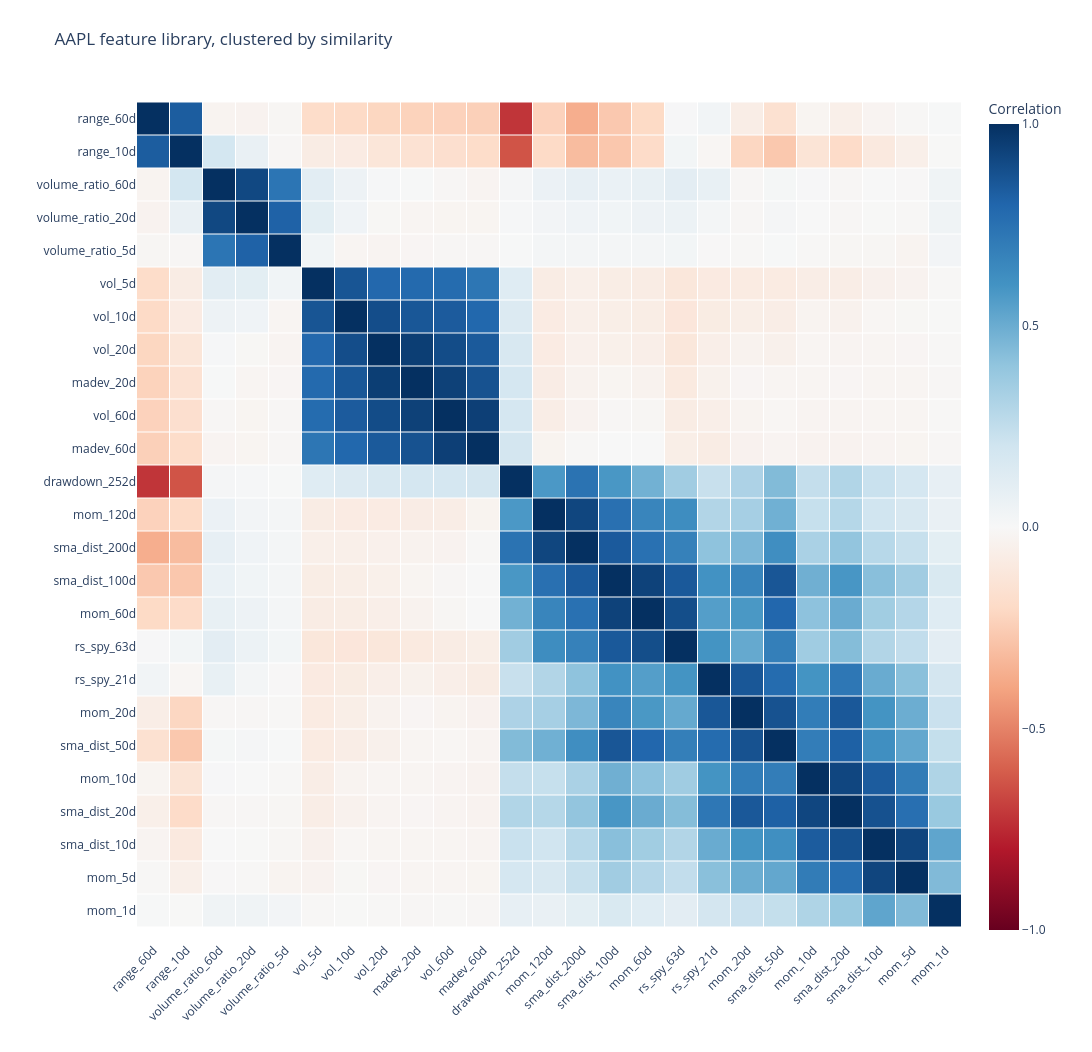

The notebook cell this image was saved under:
### Markdown cell above
## Cluster the matrix

`cluster=True` reorders rows and columns by hierarchical clustering, so features that behave alike become adjacent and redundancy shows up as solid blocks along the diagonal. Values are hidden automatically once a matrix grows past the point where text stays readable; hover any cell for the exact number.

The blocks below are the point of the exercise: the volatility measures (`vol_*`, `madev_*`) collapse into one nearly interchangeable group, the trend and momentum family forms a second, and volume ratios form a third that is largely independent of price direction.

### Code cell
fig = q.plot.correlation_heatmap(
    features,
    cluster=True,
    title="AAPL feature library, clustered by similarity",
)
fig.show()

### Figure 1 — Plotly figure (JSON) as saved in the notebook; plotly's stock layout.template omitted (floating-point values rounded to 4 significant figures; data arrays with more than 128 entries replaced by an {"elided": "..."} marker saying what was removed)
{"data": [{"colorbar": {"tickformat": ".1f", "title": {"text": "Correlation"}}, "colorscale": [[0, "rgb(103,0,31)"], [0.1, "rgb(178,24,43)"], [0.2, "rgb(214,96,77)"], [0.3, "rgb(244,165,130)"], [0.4, "rgb(253,219,199)"], [0.5, "rgb(247,247,247)"], [0.6, "rgb(209,229,240)"], [0.7, "rgb(146,197,222)"], [0.8, "rgb(67,147,195)"], [0.9, "rgb(33,102,172)"], [1, "rgb(5,48,97)"]], "hoverongaps": false, "hovertemplate": "%{y}<br>%{x}<br>Correlation %{z:.2f}<extra></extra>", "type": "heatmap", "x": ["range_60d", "range_10d", "volume_ratio_60d", "volume_ratio_20d", "volume_ratio_5d", "vol_5d", "vol_10d", "vol_20d", "madev_20d", "vol_60d", "madev_60d", "drawdown_252d", "mom_120d", "sma_dist_200d", "sma_dist_100d", "mom_60d", "rs_spy_63d", "rs_spy_21d", "mom_20d", "sma_dist_50d", "mom_10d", "sma_dist_20d", "sma_dist_10d", "mom_5d", "mom_1d"], "xgap": 1, "y": ["range_60d", "range_10d", "volume_ratio_60d", "volume_ratio_20d", "volume_ratio_5d", "vol_5d", "vol_10d", "vol_20d", "madev_20d", "vol_60d", "madev_60d", "drawdown_252d", "mom_120d", "sma_dist_200d", "sma_dist_100d", "mom_60d", "rs_spy_63d", "rs_spy_21d", "mom_20d", "sma_dist_50d", "mom_10d", "sma_dist_20d", "sma_dist_10d", "mom_5d", "mom_1d"], "ygap": 1, "z": {"elided": "25x25 float values"}, "zmax": 1, "zmid": 0, "zmin": -1}], "layout": {"height": 1052, "hovermode": "closest", "legend": {"orientation": "h", "x": 0, "xanchor": "left", "y": 1.02}, "margin": {"b": 112, "l": 112, "r": 130, "t": 90}, "title": {"text": "AAPL feature library, clustered by similarity"}, "width": 1092, "xaxis": {"constrain": "domain", "showgrid": false, "tickangle": -45, "ticks": ""}, "yaxis": {"autorange": "reversed", "gridcolor": "#E5E7EB", "scaleanchor": "x", "showgrid": false, "ticks": "", "title": {"text": ""}, "zeroline": false}}}
